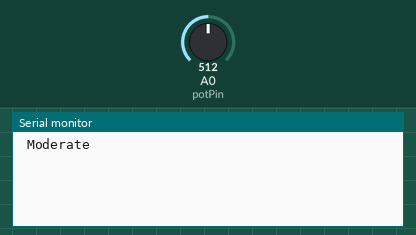
Recording of a sketch running on a simulated Arduino Uno, built with avr-gcc and run on an emulated ATmega328P. On the bench: the last lines printed to the serial monitor. Inputs (shaded band) come from the test bench; at power-on: A0 (potPin) = 512.

Above: at 1.2 s.
1.3 s: A0 (potPin) set to 306
At 2.5 s:
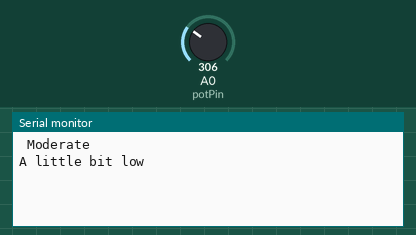
2.8 s: A0 (potPin) set to 122
At 3.7 s:
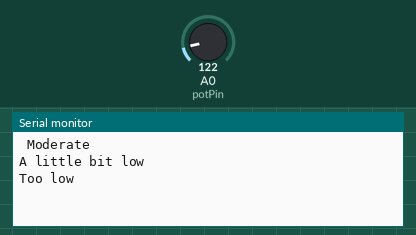
4.3 s: A0 (potPin) set to 900
At 4.9 s:
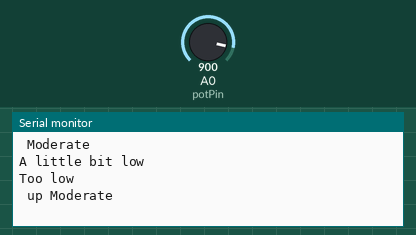
5.8 s: A0 (potPin) set to 1023
At 7.2 s:
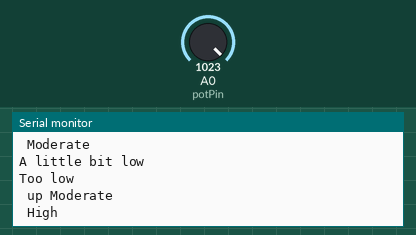

The sketch:

potentiometer_level_reader.ino
```cpp
int potPin = A0;

int lastPotValue = 0;

void setup() {

  // put your setup code here, to run once:
  Serial.begin(9600);

  pinMode(potPin, INPUT);

}

void loop() {
  // put your main code here, to run repeatedly:

  int potValue = analogRead(potPin)/255;

  if (potValue != lastPotValue)
  {
    switch(potValue)
    {
      case 0:
      Serial.println("Too low");
      break;

      case 1:
      Serial.println("A little bit low");
      break;

      case 2:
      Serial.println(" Moderate ");
      break;

      case 3:
      Serial.println(" up Moderate ");
      break;

      case 4:
      Serial.println(" High ");
      break;

      default:
      Serial.println("There is an error !!!!!!");
      break;
    }
  }
  lastPotValue = potValue;


}
```

Measured:
- after the input at 1.3 s, the serial monitor: prints a new line at once (image 1)
- after the input at 2.8 s, the serial monitor: prints a new line at once (image 2)
- after the input at 4.3 s, the serial monitor: prints a new line at once (image 3)
- after the input at 5.8 s, the serial monitor: prints a new line at once (image 4)
